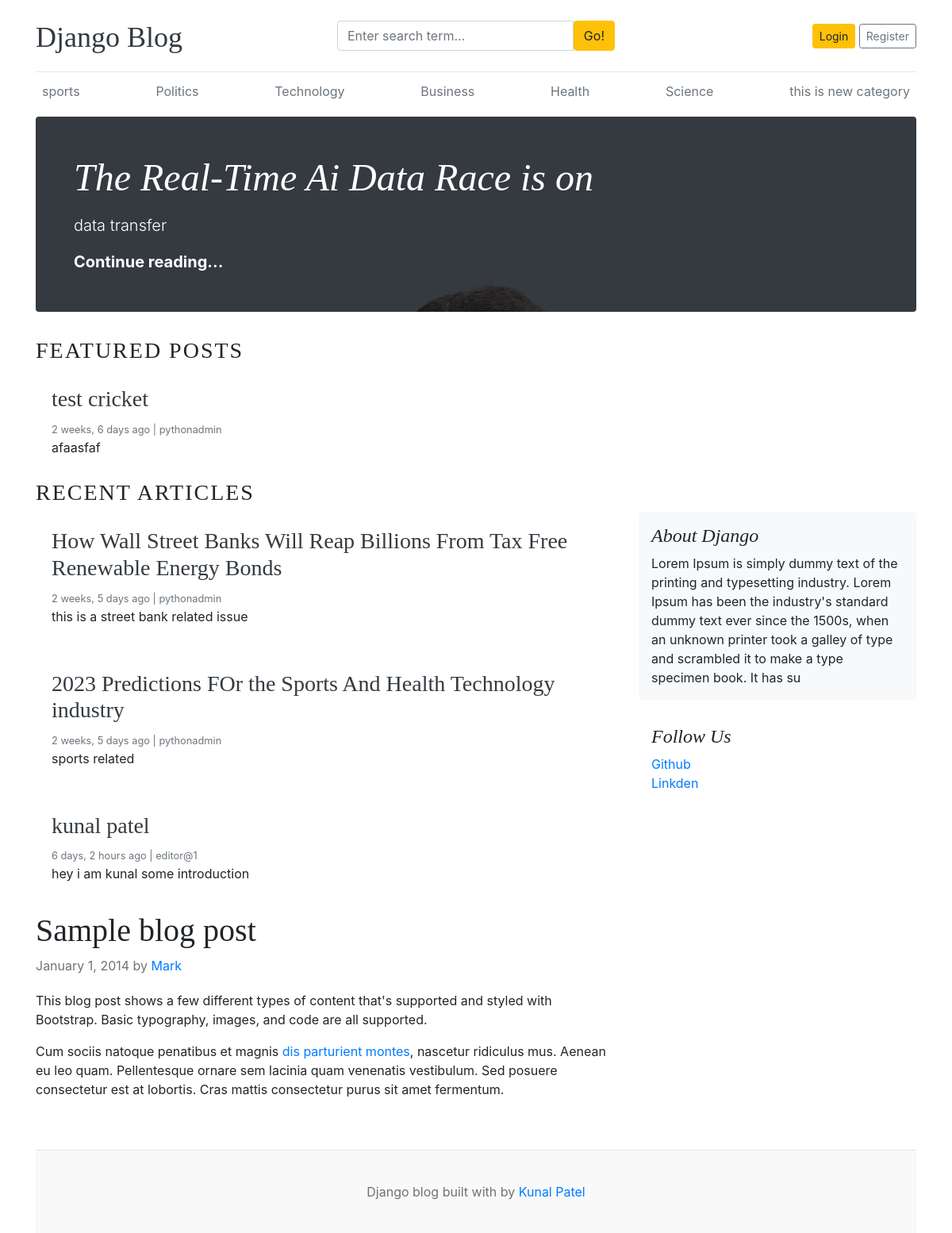
The page / on the database its author committed.
### blogs/models.py (models this page shows, shortened)
class Category(models.Model):
    category_name = models.CharField(max_length=50, unique=True)
    created_at = models.DateTimeField(auto_now_add=True)
    updated_at = models.DateTimeField(auto_now=True)
    class Meta:
        verbose_name_plural = 'categories'

class Blog(models.Model):
    title = models.CharField(max_length=100)
    slug = models.SlugField(max_length=150, unique=True, blank=True)
    category = models.ForeignKey(Category, on_delete=models.CASCADE)
    author = models.ForeignKey(User, on_delete=models.CASCADE)
    featured_image = models.ImageField(upload_to='uploads/%Y/%m/%d')
    short_description = models.TextField(max_length=500)
    blog_body = models.TextField(max_length=2000)
    status = models.CharField(max_length=20, choices=STATUS_CHOICES, default="Draft")
    is_featured = models.BooleanField(default=False)
    created_at = models.DateTimeField(auto_now_add=True)
    updated_at = models.DateTimeField(auto_now=True)

### assignments/models.py (models this page shows, shortened)
class About(models.Model):
    about_heading = models.CharField(max_length=25)
    about_description = models.TextField(max_length=255)
    created_at = models.DateTimeField(auto_now_add=True)
    updated_at = models.DateTimeField(auto_now=True)
    class Meta:
        verbose_name_plural = 'About'

class SocialLink(models.Model):
    platform = models.CharField(max_length=25)
    link = models.URLField(max_length=100)
    created_at = models.DateTimeField(auto_now_add=True)
    updated_at = models.DateTimeField(auto_now=True)

### blog_main/views.py (the view)
# urls.py: 2. Add a URL to urlpatterns:  path('', views.home, name='home')
def home(request):
    featured_posts = Blog.objects.filter(is_featured=True, status='Published').order_by('updated_at')
    posts = Blog.objects.filter(is_featured=False, status='Published')
    try:
        about = About.objects.get()
    except:
        about = None
    context = {
        'featured_posts':featured_posts,
        'posts': posts,
        'about': about,
    }
    return render(request, 'home.html', context)

### blogs/context_processors.py (called while the page is built)
def get_categories(request):
    categories = Category.objects.all()
    return dict(categories=categories)

def get_social_links(request):
    social_links  = SocialLink.objects.all()
    return dict(social_links=social_links)

### templates/home.html (shortened to what this page needs)
{% extends 'base.html' %}
{% block content %}
  {% for post in featured_posts %}
    {% if forloop.first %}
      <div class="jumbotron p-3 p-md-5 text-white rounded bg-dark"
           style="background-image: url({{ post.featured_image.url }});
                  background-blend-mode: overlay;
                  background-size: cover;">
        <div class="col-md-8 px-0">
          <h1 class="display-4 font-italic">{{ post.title }}</h1>
          <p class="lead my-3">{{ post.short_description | truncatewords:10 }}</p>
          <p class="lead mb-0">
            <a href="{% url 'blogs' post.slug %}" class="text-white font-weight-bold">Continue reading...</a>
          </p>
        </div>
      </div>
    {% endif %}
  {% endfor %}
  <h3 class="text-uppercase text working" style="letter-spacing: 2px;">Featured Posts</h3>
  <div class="row mb-2">
    {% for post in featured_posts %}
      {% if not forloop.first %}
        <div class="col-md-6">
          <div class="card border-0">
            <div class="card-body">
              <h3><a href="{% url 'blogs' post.slug %}" class="text-dark">{{ post.title }}</a></h3>
              <small class="mb-1 text-muted">{{ post.created_at|timesince }} ago | {{ post.author }}</small>
              <p class="card-text">{{ post.short_description | truncatewords:25 }}</p>
            </div>
          </div>
        </div>
      {% endif %}
    {% endfor %}
  </div>
  <h3 class="text-uppercase text working" style="letter-spacing: 2px;">Recent Articles</h3>
  <main role="main" class="container p-0">
    <div class="row">
      <div class="col-md-8 blog-main">
        {% for post in posts %}
          <div class="card border-0 mb-3">
            <div class="card-body">
              <h3><a href="{% url 'blogs' post.slug %}" class="text-dark">{{ post.title }}</a></h3>
              <small class="mb-1 text-muted">{{ post.created_at|timesince }} ago | {{ post.author }}</small>
              <p class="card-text">{{ post.short_description }}</p>
            </div>
          </div>
        {% endfor %}
        <div class="blog-post">
          <h2 class="blog-post-title">Sample blog post</h2>
          <p class="blog-post-meta">January 1, 2014 by <a href="#">Mark</a></p>
          <p>This blog post shows a few different types of content that's supported and styled with Bootstrap. Basic typography, images, and code are all supported.</p>
          <p>Cum sociis natoque penatibus et magnis <a href="#">dis parturient montes</a>, nascetur ridiculus mus. Aenean eu leo quam. Pellentesque ornare sem lacinia quam venenatis vestibulum. Sed posuere consectetur est at lobortis. Cras mattis consectetur purus sit amet fermentum.</p>
        </div>
      </div>
      <aside class="col-md-4 blog-sidebar">
        <div class="p-3 mb-3 bg-light rounded">
          <h4 class="font-italic">{{ about.about_heading }}</h4>
          <p class="mb-0">{{ about.about_description }}</p>
        </div>
        {% if social_links %}
        <div class="p-3">
          <h4 class="font-italic">Follow Us</h4>
          <ol class="list-unstyled">
            {% for i in social_links %}
            <li><a href="{{i.link}}" target="_blank">{{i.platform }}</a></li>
            {% endfor %}
          </ol>
        </div>
      </aside>
    </div>
    {% endif %}
  </main>
{% endblock %}

### templates/base.html (shortened to what this page needs)
{% load static %}
<!DOCTYPE html>
<html lang="en">
<head>
    <link href="https://getbootstrap.com/docs/4.0/dist/css/bootstrap.min.css" rel="stylesheet">
    <link href="{% static 'css/blog.css' %}" rel="stylesheet">
    <link rel="stylesheet" href="https://cdnjs.cloudflare.com/ajax/libs/font-awesome/4.7.0/css/font-awesome.min.css">
</head>
<body>
    <div class="container">
      <header class="blog-header py-3">
        <div class="row flex-nowrap justify-content-between align-items-center">
          <div class="col-4 pt-1">
            <a class="blog-header-logo text-dark" href="/">Django Blog</a>
          </div>
          <div class="col-4">
            <form action="{% url 'search' %}" method="GET">
                <div class="input-group">
                    <input class="form-control" type="text"  name="keyword" placeholder="Enter search term..." aria-label="Enter search term..." aria-describedby="button-search" />
                    <button type="submit" class="btn btn-warning" id="button-search" type="button">Go!</button>
                  </div>
            </form>
          </div>
        <div class="col-4 d-flex justify-content-end align-items-center">
    {% if not user.is_authenticated %}
    <a class="btn btn-sm btn-warning" href="{% url 'login' %}">Login</a> &nbsp;
    <a class="btn btn-sm btn-outline-secondary" href="{% url 'register' %}">Register</a>
    {% else %}
    <span><a href="{% url 'dashboard' %}">Dashboard</a></span>
    &emsp;
    <span><a href="{% url 'logout' %}">Logout</a></span>
    {% endif %}
</div>
        </div>
      </header>
      <div class="nav-scroller py-1 mb-2">
        <nav class="nav d-flex justify-content-between">
          {% for cat in categories %}
          <a class="p-2 text-muted" href="{% url 'posts_by_category' cat.id %}">{{ cat.category_name }}</a>
          {% endfor %}
        </nav>
      </div>
      {% block content %}
      {% endblock %}
    <footer class="blog-footer">
      <p>Django blog built with by <a href="#">Kunal Patel</a></p>
    </footer>
    </body>
</html>

### blog_main/static/css/blog.css (style rules this page uses)
.blog-header { border-bottom: 1px solid #e5e5e5; }
.blog-header-logo { font-family: "Playfair Display", Georgia, "Times New Roman", serif; font-size: 2.25rem; }
h1, h2, h3, h4, h5, h6 { font-family: "Playfair Display", Georgia, "Times New Roman", serif; }
.display-4 { font-size: 2.5rem; }
@media (min-width: 768px) { .display-4 { font-size: 3rem; } }
.blog-post { margin-bottom: 4rem; }
.blog-post-title { font-size: 2.5rem; }
.blog-post-meta { margin-bottom: 1.25rem; color: #727272; }
.blog-footer { padding: 2.5rem 0; color: #727272; text-align: center; background-color: #f9f9f9; border-top: .05rem solid #e5e5e5; }
.blog-footer p:last-child { margin-bottom: 0; }

### rows shown on the page
Category: category_name "sports"
Category: category_name "Politics"
Category: category_name "Technology"
Category: category_name "Business"
Category: category_name "Health"
Category: category_name "Science"
Category: category_name "this is new category"
Blog: featured_image (picture), title "The Real-Time Ai Data Race is on", short_description "data transfer"
Blog: title "test cricket", created_at "2 weeks, 6 days", author "pythonadmin", short_description "afaasfaf"
Blog: title "How Wall Street Banks Will Reap Billions From Tax Free Renewable Energy Bonds", created_at "2 weeks, 5 days", author "pythonadmin", short_description "this is a street bank related issue"
Blog: title "2023 Predictions FOr the Sports And Health Technology industry", created_at "2 weeks, 5 days", author "pythonadmin", short_description "sports related"
Blog: title "kunal patel", created_at "6 days, 2 hours", author "editor@1", short_description "hey i am kunal some introduction"
About: about_heading "About Django", about_description "Lorem Ipsum is simply dummy text of the printing and typesetting industry. Lorem Ipsum has been the industry's standard dummy text ever since the 1500s, when an unknown printer took a galley of type and scrambled it to make a type specimen book. It has su"
SocialLink: platform "Github"
SocialLink: platform "Linkden"
